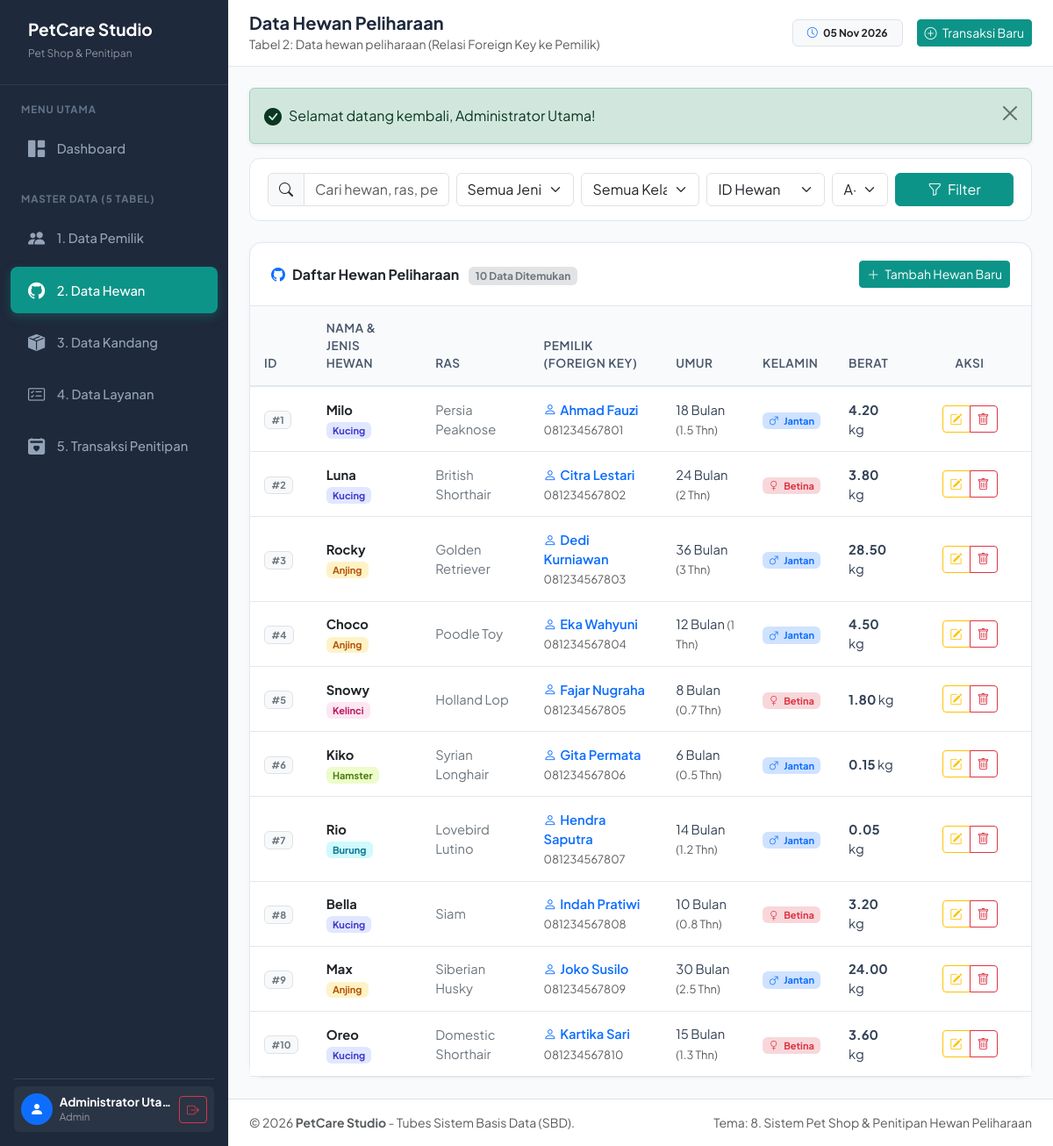
/hewan/index.php (signed in), run on the app's committed database.
### tables this page shows
CREATE TABLE `hewan` (
    `id_hewan` INT AUTO_INCREMENT PRIMARY KEY,
    `id_pemilik` INT NOT NULL,
    `nama_hewan` VARCHAR(50) NOT NULL,
    `jenis_hewan` ENUM('Kucing', 'Anjing', 'Kelinci', 'Hamster', 'Burung', 'Reptil') NOT NULL,
    `ras` VARCHAR(50) NOT NULL,
    `umur_bulan` INT NOT NULL CHECK (`umur_bulan` >= 0),
    `jenis_kelamin` ENUM('Jantan', 'Betina') NOT NULL,
    `berat_kg` DECIMAL(4,2) NOT NULL CHECK (`berat_kg` > 0),
    `created_at` TIMESTAMP DEFAULT CURRENT_TIMESTAMP,
    CONSTRAINT `fk_hewan_pemilik` FOREIGN KEY (`id_pemilik`) 
        REFERENCES `pemilik` (`id_pemilik`) 
        ON DELETE CASCADE 
        ON UPDATE CASCADE
);

CREATE TABLE `pemilik` (
    `id_pemilik` INT AUTO_INCREMENT PRIMARY KEY,
    `nama_pemilik` VARCHAR(100) NOT NULL,
    `no_hp` VARCHAR(20) NOT NULL,
    `email` VARCHAR(100) UNIQUE,
    `alamat` TEXT NOT NULL,
    `created_at` TIMESTAMP DEFAULT CURRENT_TIMESTAMP
);

### hewan/index.php (the view, shortened to what this page needs)
<?php
require_once __DIR__ . '/../includes/header.php';
$search      = cleanInput($_GET['search'] ?? '');
$sort        = cleanInput($_GET['sort'] ?? 'h.id_hewan');
$order       = cleanInput($_GET['order'] ?? 'ASC');
$order = strtoupper($order) === 'DESC' ? 'DESC' : 'ASC';
$sql = "SELECT
    h.id_hewan,
    h.nama_hewan,
    h.jenis_hewan,
    h.ras,
    h.umur_bulan,
    h.jenis_kelamin,
    h.berat_kg,
    h.created_at,
    p.id_pemilik,
    p.nama_pemilik,
    p.no_hp
FROM hewan h
INNER JOIN pemilik p ON h.id_pemilik = p.id_pemilik
WHERE 1=1";
$sql .= " ORDER BY $sort $order";
$result = mysqli_query($conn, $sql);
$totalRows = mysqli_num_rows($result);
?>
<div class="filter-bar">
    <form action="" method="GET" class="row g-2 align-items-center">
        <div class="col-md-3">
            <div class="input-group">
                <span class="input-group-text bg-light"><i class="bi bi-search"></i></span>
                <input type="text" name="search" class="form-control" placeholder="Cari hewan, ras, pemilik..." value="<?= htmlspecialchars($search) ?>">
            </div>
        </div>
        <div class="col-md-2">
            <select name="jenis_hewan" class="form-select">
                <option value="">Semua Jenis Hewan</option>
            </select>
        </div>
        <div class="col-md-2">
            <select name="jenis_kelamin" class="form-select">
                <option value="">Semua Kelamin</option>
            </select>
        </div>
        <div class="col-md-2">
            <select name="sort" class="form-select">
                <option value="h.id_hewan" <?= $sort === 'h.id_hewan' ? 'selected' : '' ?>>ID Hewan</option>
            </select>
        </div>
        <div class="col-md-1">
            <select name="order" class="form-select">
                <option value="ASC" <?= $order === 'ASC' ? 'selected' : '' ?>>A-Z</option>
            </select>
        </div>
        <div class="col-md-2 d-flex gap-2">
            <button type="submit" class="btn btn-primary w-100">
                <i class="bi bi-funnel me-1"></i> Filter
            </button>
        </div>
    </form>
</div>
<div class="card card-custom">
    <div class="card-header d-flex justify-content-between align-items-center">
        <div>
            <span class="fw-bold"><i class="bi bi-github me-2 text-primary"></i>Daftar Hewan Peliharaan</span>
            <span class="badge bg-secondary-subtle text-secondary ms-2"><?= $totalRows ?> Data Ditemukan</span>
        </div>
        <a href="<?= base_url('hewan/tambah.php') ?>" class="btn btn-sm btn-primary">
            <i class="bi bi-plus-lg me-1"></i> Tambah Hewan Baru
        </a>
    </div>
    <div class="table-responsive">
        <table class="table table-custom table-hover mb-0">
            <thead>
                <tr>
                    <th style="width: 60px;">ID</th>
                    <th>Nama & Jenis Hewan</th>
                    <th>Ras</th>
                    <th>Pemilik (Foreign Key)</th>
                    <th>Umur</th>
                    <th>Kelamin</th>
                    <th>Berat</th>
                    <th class="text-center" style="width: 140px;">Aksi</th>
                </tr>
            </thead>
            <tbody>
                <?php if ($result && $totalRows > 0): ?>
                    <?php while ($row = mysqli_fetch_assoc($result)): ?>
                        <tr>
                            <td><span class="badge bg-light text-secondary border">#<?= $row['id_hewan'] ?></span></td>
                            <td>
                                <div class="fw-bold text-dark"><?= htmlspecialchars($row['nama_hewan']) ?></div>
                                <span class="badge badge-pet-<?= strtolower($row['jenis_hewan']) ?>">
                                    <?= htmlspecialchars($row['jenis_hewan']) ?>
                                </span>
                            </td>
                            <td><span class="text-secondary"><?= htmlspecialchars($row['ras']) ?></span></td>
                            <td>
                                <div class="fw-semibold text-primary">
                                    <i class="bi bi-person me-1"></i><?= htmlspecialchars($row['nama_pemilik']) ?>
                                </div>
                                <small class="text-muted"><?= htmlspecialchars($row['no_hp']) ?></small>
                            </td>
                            <td><?= $row['umur_bulan'] ?> Bulan <small class="text-muted">(<?= round($row['umur_bulan'] / 12, 1) ?> Thn)</small></td>
                            <td>
                                <?php if ($row['jenis_kelamin'] === 'Jantan'): ?>
                                    <span class="badge bg-primary-subtle text-primary"><i class="bi bi-gender-male me-1"></i> Jantan</span>
                                <?php else: ?>
                                    <span class="badge bg-danger-subtle text-danger"><i class="bi bi-gender-female me-1"></i> Betina</span>
                                <?php endif; ?>
                            </td>
                            <td><strong><?= number_format($row['berat_kg'], 2) ?></strong> kg</td>
                            <td class="text-center">
                                <div class="btn-group btn-group-sm">
                                    <a href="<?= base_url('hewan/edit.php?id=' . $row['id_hewan']) ?>" class="btn btn-outline-warning" title="Edit Data">
                                        <i class="bi bi-pencil-square"></i>
                                    </a>
                                    <a href="<?= base_url('hewan/hapus.php?id=' . $row['id_hewan']) ?>"
                                       class="btn btn-outline-danger btn-delete-confirm"
                                       data-name="<?= htmlspecialchars($row['nama_hewan']) ?> (<?= htmlspecialchars($row['jenis_hewan']) ?>)"
                                       title="Hapus Data">
                                        <i class="bi bi-trash"></i>
                                    </a>
                                </div>
                            </td>
                        </tr>
                    <?php endwhile; ?>
                <?php endif; ?>
            </tbody>
        </table>
    </div>
</div>
<?php require_once __DIR__ . '/../includes/footer.php'; ?>

### assets/css/style.css (style rules this page uses)
:root { --primary-color: #0d9488; --primary-hover: #0f766e; --primary-light: #ccfbf1; --secondary-color: #f59e0b; --secondary-light: #fef3c7; --sidebar-bg: #1e293b; --sidebar-hover: #334155; --body-bg: #f8fafc; --card-border: #e2e8f0; --text-main: #1e293b; --text-muted: #64748b; }
body { font-family: 'Plus Jakarta Sans', -apple-system, BlinkMacSystemFont, "Segoe UI", Roboto, sans-serif; background-color: var(--body-bg); color: var(--text-main); min-height: 100vh; }
.card-custom { border: 1px solid var(--card-border); border-radius: 14px; background: #ffffff; box-shadow: 0 1px 4px rgba(0, 0, 0, 0.04); }
.card-custom .card-header { background-color: transparent; border-bottom: 1px solid var(--card-border); padding: 1.25rem 1.5rem; font-weight: 600; }
.table-custom { vertical-align: middle; }
.table-custom thead th { background-color: #f8fafc; color: #475569; font-weight: 600; font-size: 0.85rem; text-transform: uppercase; letter-spacing: 0.04em; border-bottom: 2px solid var(--card-border); padding: 0.9rem 1rem; }
.table-custom tbody td { padding: 0.9rem 1rem; color: #334155; font-size: 0.92rem; border-bottom: 1px solid var(--card-border); }
.badge-pet-kucing { background-color: #e0e7ff; color: #4338ca; }
.badge-pet-anjing { background-color: #fef3c7; color: #b45309; }
.badge-pet-kelinci { background-color: #fce7f3; color: #be185d; }
.badge-pet-hamster { background-color: #ecfccb; color: #4d7c0f; }
.badge-pet-burung { background-color: #cffafe; color: #0e7490; }
.filter-bar { background: #ffffff; border-radius: 12px; padding: 1rem 1.25rem; border: 1px solid var(--card-border); margin-bottom: 1.5rem; }
.btn-primary { background-color: var(--primary-color); border-color: var(--primary-color); }

### data on the page
hewan: id_hewan "1", nama_hewan "Milo", jenis_hewan "Kucing", ras "Persia Peaknose", id_pemilik.nama_pemilik "Ahmad Fauzi", id_pemilik.no_hp "081234567801", umur_bulan "18", $row['umur_bulan']/12 "1.5", jenis_kelamin "Jantan" (drawn), berat_kg "4.20"
hewan: id_hewan "2", nama_hewan "Luna", jenis_hewan "Kucing", ras "British Shorthair", id_pemilik.nama_pemilik "Citra Lestari", id_pemilik.no_hp "081234567802", umur_bulan "24", $row['umur_bulan']/12 "2", jenis_kelamin "Betina" (drawn), berat_kg "3.80"
hewan: id_hewan "3", nama_hewan "Rocky", jenis_hewan "Anjing", ras "Golden Retriever", id_pemilik.nama_pemilik "Dedi Kurniawan", id_pemilik.no_hp "081234567803", umur_bulan "36", $row['umur_bulan']/12 "3", jenis_kelamin "Jantan" (drawn), berat_kg "28.50"
hewan: id_hewan "4", nama_hewan "Choco", jenis_hewan "Anjing", ras "Poodle Toy", id_pemilik.nama_pemilik "Eka Wahyuni", id_pemilik.no_hp "081234567804", umur_bulan "12", $row['umur_bulan']/12 "1", jenis_kelamin "Jantan" (drawn), berat_kg "4.50"
hewan: id_hewan "5", nama_hewan "Snowy", jenis_hewan "Kelinci", ras "Holland Lop", id_pemilik.nama_pemilik "Fajar Nugraha", id_pemilik.no_hp "081234567805", umur_bulan "8", $row['umur_bulan']/12 "0.7", jenis_kelamin "Betina" (drawn), berat_kg "1.80"
hewan: id_hewan "6", nama_hewan "Kiko", jenis_hewan "Hamster", ras "Syrian Longhair", id_pemilik.nama_pemilik "Gita Permata", id_pemilik.no_hp "081234567806", umur_bulan "6", $row['umur_bulan']/12 "0.5", jenis_kelamin "Jantan" (drawn), berat_kg "0.15"
hewan: id_hewan "7", nama_hewan "Rio", jenis_hewan "Burung", ras "Lovebird Lutino", id_pemilik.nama_pemilik "Hendra Saputra", id_pemilik.no_hp "081234567807", umur_bulan "14", $row['umur_bulan']/12 "1.2", jenis_kelamin "Jantan" (drawn), berat_kg "0.05"
hewan: id_hewan "8", nama_hewan "Bella", jenis_hewan "Kucing", ras "Siam", id_pemilik.nama_pemilik "Indah Pratiwi", id_pemilik.no_hp "081234567808", umur_bulan "10", $row['umur_bulan']/12 "0.8", jenis_kelamin "Betina" (drawn), berat_kg "3.20"
hewan: id_hewan "9", nama_hewan "Max", jenis_hewan "Anjing", ras "Siberian Husky", id_pemilik.nama_pemilik "Joko Susilo", id_pemilik.no_hp "081234567809", umur_bulan "30", $row['umur_bulan']/12 "2.5", jenis_kelamin "Jantan" (drawn), berat_kg "24.00"
hewan: id_hewan "10", nama_hewan "Oreo", jenis_hewan "Kucing", ras "Domestic Shorthair", id_pemilik.nama_pemilik "Kartika Sari", id_pemilik.no_hp "081234567810", umur_bulan "15", $row['umur_bulan']/12 "1.3", jenis_kelamin "Betina" (drawn), berat_kg "3.60"

### other printed values
$_SESSION['nama_lengkap'] "Administrator Utama"
$_SESSION['role'] "Admin"
$pageTitle "Data Hewan Peliharaan"
$pageSubtitle "Tabel 2: Data hewan peliharaan (Relasi Foreign Key ke Pemilik)"
$flash['message'] "Selamat datang kembali, Administrator Utama!"
$totalRows "10"
